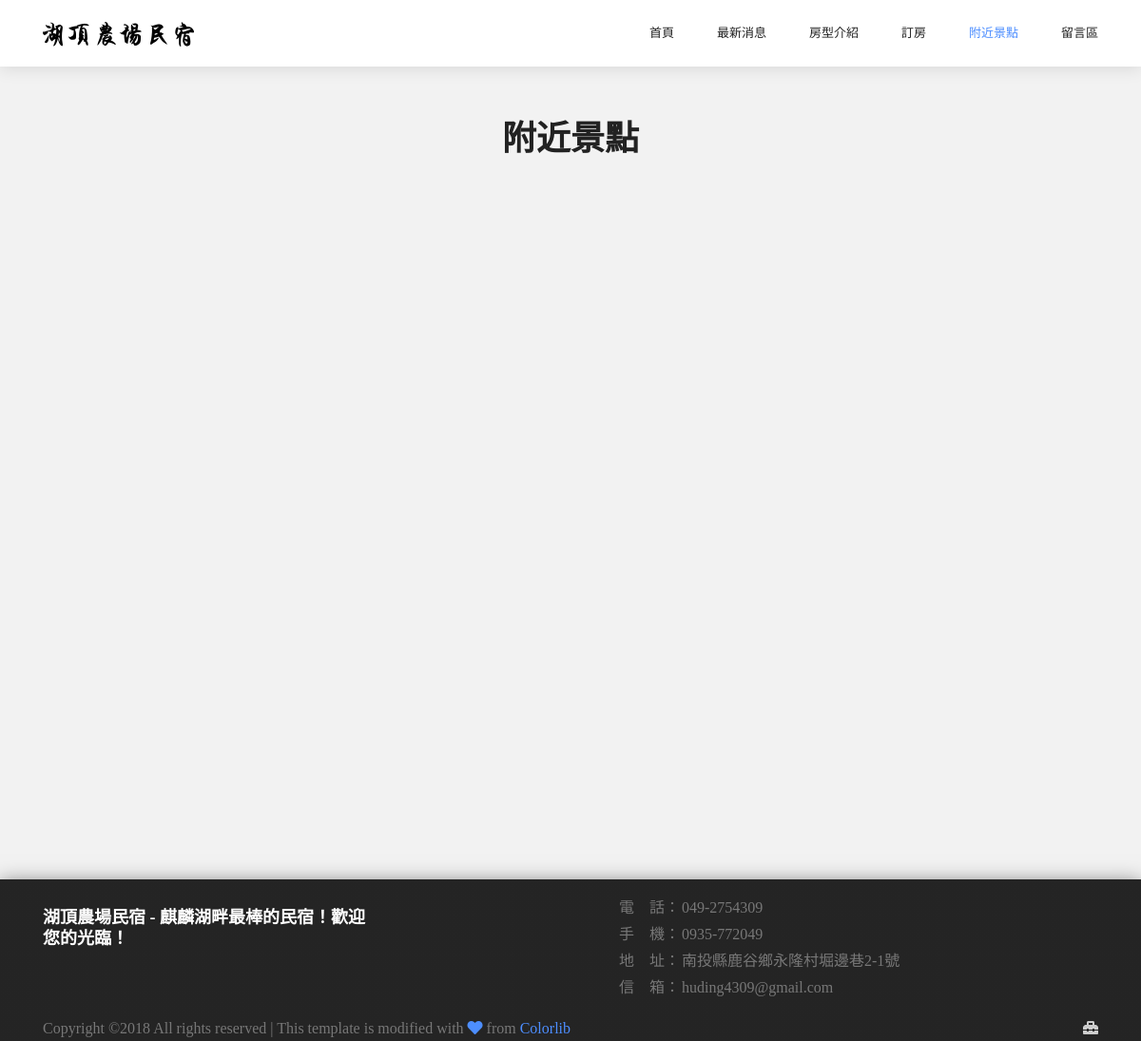
/nearby, run on an earlier commit of the app's database.
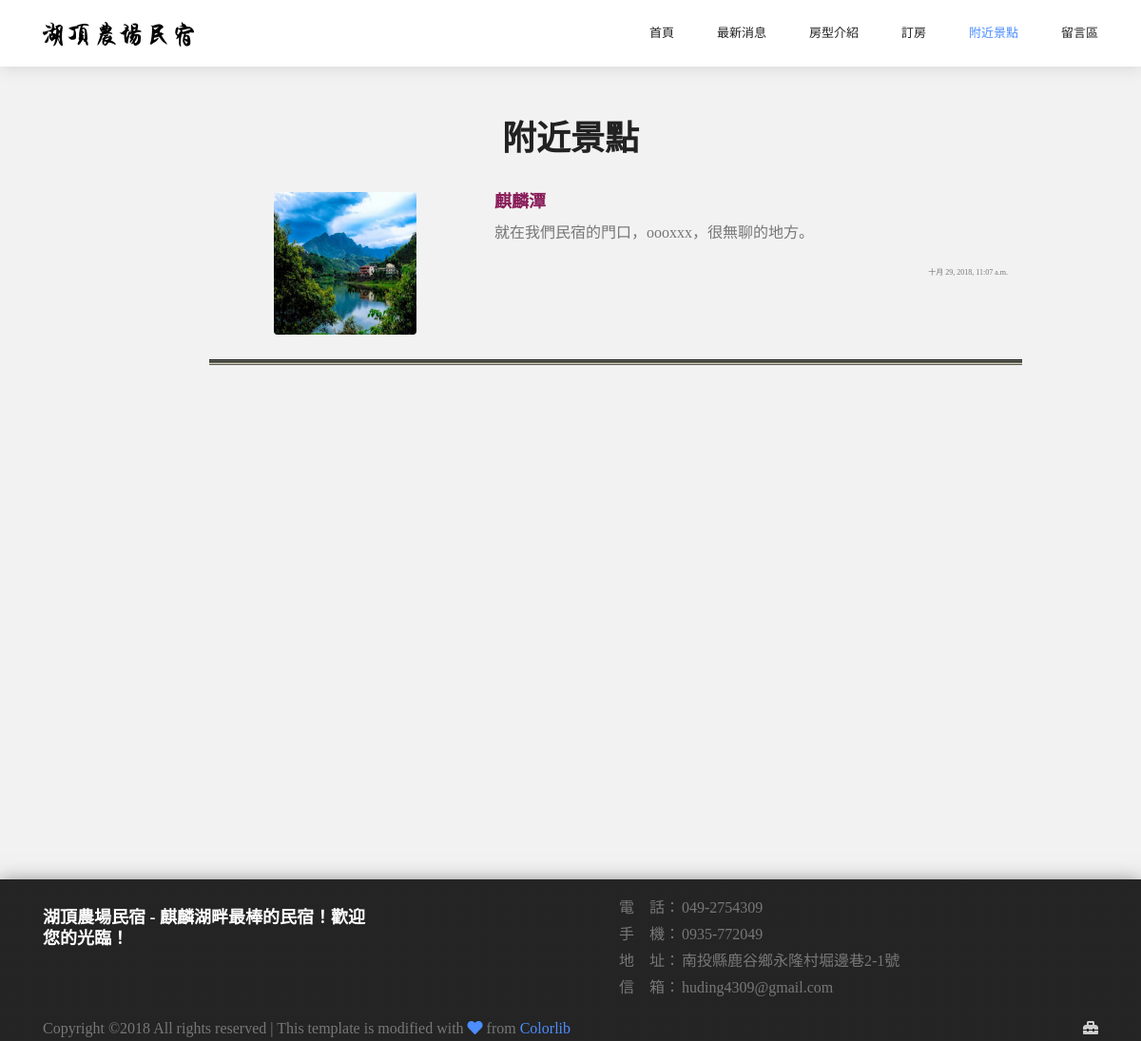
And on a later commit of the database.
### mysite/models.py (models this page shows)
class nearby_dashboard(models.Model):
    class Meta:
        verbose_name = '附近景點'
        verbose_name_plural = '附近景點'
    nearby_title = models.CharField(max_length=30, verbose_name='標題')
    nearby_content = models.TextField(verbose_name='內容')
    nearby_thumbnail = models.FileField(verbose_name='縮圖')
    nearby_upload_time = models.DateTimeField(auto_now=True, verbose_name='發布時間')

### mysite/views.py (the view)
# urls.py: path('nearby', views.nearby, name='nearby'),
def nearby(request):
    nearby = True
    all_nearby = models.nearby_dashboard.objects.all()
    return HttpResponse(render(request, '../templates/nearby.html', locals()))

### templates/nearby.html
{% extends "base.html" %}
{% block content %}
	<div class='container'>
	<h1 align=center>附近景點</h1>
	{% for nearby in all_nearby %}
	<br>
	<div class='row'>
	  <div class='col-sm-2'>
	  </div>
		<div class='col-sm-3'>
		<img src="{{ nearby.nearby_thumbnail.url }}" class="rounded mx-auto d-block" width=150 height=150>
		</div>
		<div class='col-sm-6'>
		<h4 align='left'>{{ nearby.nearby_title}}</h4>
		  <p>{{ nearby.nearby_content }}</p>
		<p style="font-size: 8px" align='right'>{{ nearby.nearby_upload_time }}</p>
		</div>
	</div>
	<br>
	<div class='row'><div class="new_line col-md-9 offset-md-2"></div></div>
	{% endfor %}
	</div>
	{% endblock %}

What changed in the data, as far as the page shows it:
added nearby_dashboard: nearby_thumbnail (picture), nearby_title "麒麟潭", nearby_content "就在我們民宿的門口，oooxxx，很無聊的地方。", nearby_upload_time "十月 29, 2018, 11:07 a.m."
